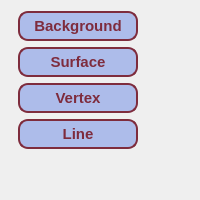
      <widget class="QWidget" name="page_Colors">
       <layout class="QVBoxLayout" name="verticalLayout_4">
        <item>
         <layout class="QHBoxLayout" name="horizontalLayout_11" stretch="1,0">
          <property name="topMargin">
           <number>0</number>
          </property>
          <item>
           <widget class="QToolButton" name="backgroundColorButton">
            <property name="minimumSize">
             <size>
              <width>120</width>
              <height>30</height>
             </size>
            </property>
            <property name="font">
             <font>
              <pointsize>-1</pointsize>
              <italic>false</italic>
              <bold>true</bold>
             </font>
            </property>
            <property name="cursor">
             <cursorShape>PointingHandCursor</cursorShape>
            </property>
            <property name="styleSheet">
             <string notr="true">QToolButton {
border-radius: 10px;
border: 2px solid rgb(126, 44, 61); 
font: bold 15px;
color: rgb(126, 44, 61); 
background-color: rgba(166, 182, 233, 232);
font-family: &quot;Comic Sans MS&quot;;
}
QToolButton:pressed {
    background-color: qlineargradient(x1: 0, y1: 0, x2: 0, y2: 1,
                                      stop: 0 #BEBEBE, stop: 1 #D7D7D7);
}
QToolButton:hover {
	border: 2px solid black;
	color: black;
}</string>
            </property>
            <property name="text">
             <string>Background</string>
            </property>
           </widget>
          </item>
          <item>
           <widget class="QLabel" name="color_bg">
            <property name="maximumSize">
             <size>
              <width>30</width>
              <height>25</height>
             </size>
            </property>
            <property name="styleSheet">
             <string notr="true"/>
            </property>
            <property name="text">
             <string/>
            </property>
           </widget>
          </item>
         </layout>
        </item>
        <item>
         <layout class="QHBoxLayout" name="horizontalLayout_12" stretch="1,0">
          <property name="topMargin">
           <number>0</number>
          </property>
          <item>
           <widget class="QToolButton" name="surfaceColorButton">
            <property name="minimumSize">
             <size>
              <width>120</width>
              <height>30</height>
             </size>
            </property>
            <property name="font">
             <font>
              <pointsize>-1</pointsize>
              <italic>false</italic>
              <bold>true</bold>
             </font>
            </property>
            <property name="cursor">
             <cursorShape>PointingHandCursor</cursorShape>
            </property>
            <property name="styleSheet">
             <string notr="true">QToolButton {
border-radius: 10px;
border: 2px solid rgb(126, 44, 61); 
font: bold 15px;
color: rgb(126, 44, 61); 
background-color: rgba(166, 182, 233, 232);
font-family: &quot;Comic Sans MS&quot;;
}
QToolButton:pressed {
    background-color: qlineargradient(x1: 0, y1: 0, x2: 0, y2: 1,
                                      stop: 0 #BEBEBE, stop: 1 #D7D7D7);
}
QToolButton:hover {
	border: 2px solid black;
	color: black;
}</string>
            </property>
            <property name="text">
             <string>Surface</string>
            </property>
           </widget>
          </item>
          <item>
           <widget class="QLabel" name="color_surface">
            <property name="maximumSize">
             <size>
              <width>30</width>
              <height>25</height>
             </size>
            </property>
            <property name="styleSheet">
             <string notr="true"/>
            </property>
            <property name="text">
             <string/>
            </property>
           </widget>
          </item>
         </layout>
        </item>
        <item>
         <layout class="QHBoxLayout" name="horizontalLayout_13" stretch="1,0">
          <property name="topMargin">
           <number>0</number>
          </property>
          <item>
           <widget class="QToolButton" name="vertexColorButton">
            <property name="minimumSize">
             <size>
              <width>120</width>
              <height>30</height>
             </size>
            </property>
            <property name="font">
             <font>
              <pointsize>-1</pointsize>
              <italic>false</italic>
              <bold>true</bold>
             </font>
            </property>
            <property name="cursor">
             <cursorShape>PointingHandCursor</cursorShape>
            </property>
            <property name="styleSheet">
             <string notr="true">QToolButton {
border-radius: 10px;
border: 2px solid rgb(126, 44, 61); 
font: bold 15px;
color: rgb(126, 44, 61); 
background-color: rgba(166, 182, 233, 232);
font-family: &quot;Comic Sans MS&quot;;
}
QToolButton:pressed {
    background-color: qlineargradient(x1: 0, y1: 0, x2: 0, y2: 1,
                                      stop: 0 #BEBEBE, stop: 1 #D7D7D7);
}
QToolButton:hover {
	border: 2px solid black;
	color: black;
}</string>
            </property>
            <property name="text">
             <string>Vertex</string>
            </property>
           </widget>
          </item>
          <item>
           <widget class="QLabel" name="color_vertex">
            <property name="maximumSize">
             <size>
              <width>30</width>
              <height>25</height>
             </size>
            </property>
            <property name="styleSheet">
             <string notr="true"/>
            </property>
            <property name="text">
             <string/>
            </property>
           </widget>
          </item>
         </layout>
        </item>
        <item>
         <layout class="QHBoxLayout" name="horizontalLayout_14" stretch="1,0">
          <property name="topMargin">
           <number>0</number>
          </property>
          <item>
           <widget class="QToolButton" name="linesColorButton">
            <property name="minimumSize">
             <size>
              <width>120</width>
              <height>30</height>
             </size>
            </property>
            <property name="font">
             <font>
              <pointsize>-1</pointsize>
              <italic>false</italic>
              <bold>true</bold>
             </font>
            </property>
            <property name="cursor">
             <cursorShape>PointingHandCursor</cursorShape>
            </property>
            <property name="styleSheet">
             <string notr="true">QToolButton {
border-radius: 10px;
border: 2px solid rgb(126, 44, 61); 
font: bold 15px;
color: rgb(126, 44, 61); 
background-color: rgba(166, 182, 233, 232);
font-family: &quot;Comic Sans MS&quot;;
}
QToolButton:pressed {
    background-color: qlineargradient(x1: 0, y1: 0, x2: 0, y2: 1,
                                      stop: 0 #BEBEBE, stop: 1 #D7D7D7);
}
QToolButton:hover {
	border: 2px solid black;
	color: black;
}</string>
            </property>
            <property name="text">
             <string>Line</string>
            </property>
           </widget>
          </item>
          <item>
           <widget class="QLabel" name="color_line">
            <property name="maximumSize">
             <size>
              <width>30</width>
              <height>25</height>
             </size>
            </property>
            <property name="styleSheet">
             <string notr="true"/>
            </property>
            <property name="text">
             <string/>
            </property>
           </widget>
          </item>
         </layout>
        </item>
        <item>
         <spacer name="vertSpacer_3">
          <property name="orientation">
           <enum>Qt::Vertical</enum>
          </property>
          <property name="sizeHint" stdset="0">
           <size>
            <width>20</width>
            <height>40</height>
           </size>
          </property>
         </spacer>
        </item>
       </layout>
      </widget>
